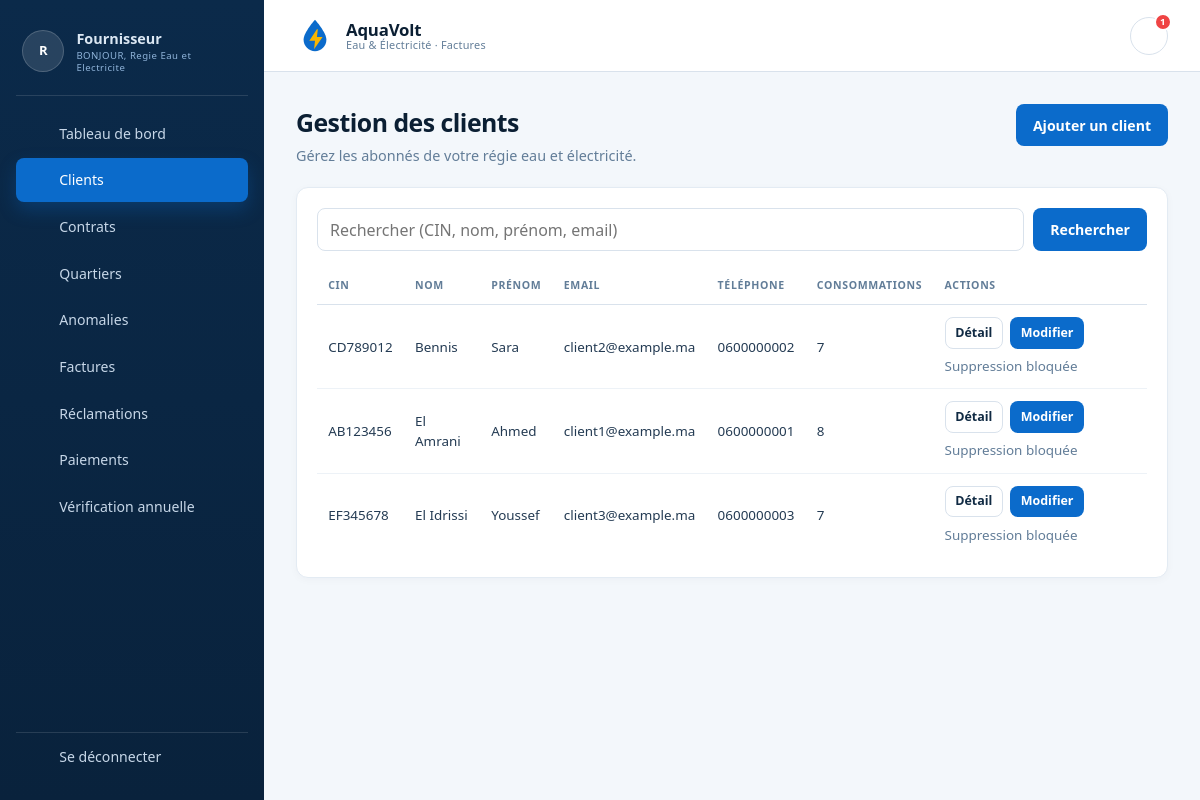
Page /Client/all (signed in) on the committed database.
### tables this page shows
CREATE TABLE client (
  id_client INT UNSIGNED NOT NULL AUTO_INCREMENT,
  id_fournisseur INT UNSIGNED NOT NULL,
  cin VARCHAR(20) NOT NULL,
  nom VARCHAR(100) NOT NULL,
  prenom VARCHAR(100) NOT NULL,
  adresse VARCHAR(255) NOT NULL,
  email VARCHAR(150) NOT NULL,
  mot_de_passe VARCHAR(255) NOT NULL,
  telephone VARCHAR(30) NULL,
  date_creation DATETIME NOT NULL DEFAULT CURRENT_TIMESTAMP,
  PRIMARY KEY (id_client),
  UNIQUE KEY uk_client_cin (cin),
  UNIQUE KEY uk_client_email (email),
  KEY idx_client_fournisseur (id_fournisseur),
  CONSTRAINT fk_client_fournisseur
    FOREIGN KEY (id_fournisseur) REFERENCES fournisseur (id_fournisseur)
    ON UPDATE CASCADE ON DELETE RESTRICT
);

### Traitement/Client.php (called while the page is built, shortened)
<?php
require_once __DIR__ . '/../BD/ClientBD.php';
function client_bd(): ClientBD
{
    return new ClientBD(db());
}
function client_exiger_fournisseur(): int
{
    return (int) $_SESSION['id_fournisseur'];
}
function client_all($id = null): void
{
    $idFournisseur = client_exiger_fournisseur();
    $search = trim((string) ($_GET['q'] ?? ''));
    $clients = client_bd()->lister($idFournisseur, $search);
    require ROOT . 'IHM/client/index.php';
}

### index.php (called while the page is built, shortened)
<?php
require_once ROOT . 'config/app.php';
require_once ROOT . 'BD/Connexion.php';
$url = trim((string) ($_GET['url'] ?? ''), '/');
$segments = $url === '' ? [] : explode('/', $url);
$controller = ucfirst(strtolower($segments[0] ?? 'Home'));
$action = strtolower($segments[1] ?? 'index');
$id = $segments[2] ?? null;
$function = strtolower($controller) . '_' . $action;
$function($id);

### BD/Connexion.php (called while the page is built, shortened)
<?php
function db(): mysqli
{
    $config = require ROOT . 'config/database.php';
    $link = mysqli_connect(
        $config['host'],
        $config['user'],
        $config['pass'],
        $config['dbname'],
        (int) $config['port']
    );
    mysqli_set_charset($link, $config['charset'] ?? 'utf8mb4');
    return $link;
}

### BD/ClientBD.php (called while the page is built, shortened)
<?php
final class ClientBD
{
    public function lister(int $idFournisseur, string $search = ''): array
    {
        $sql = 'SELECT c.id_client, c.id_fournisseur, c.cin, c.nom, c.prenom,
                       c.adresse, c.email, c.telephone, c.date_creation,
                       f.nom AS fournisseur_nom,
                       (SELECT COUNT(*)
                        FROM consommation co
                        WHERE co.id_client = c.id_client) AS nb_conso
                FROM client c
                JOIN fournisseur f ON f.id_fournisseur = c.id_fournisseur
                WHERE c.id_fournisseur = ?';
        $sql .= ' ORDER BY c.nom, c.prenom';
        $stmt = mysqli_prepare($this->db, $sql);
        if ($search !== '') {
            $like = '%' . $search . '%';
            mysqli_stmt_bind_param($stmt, 'issss', $idFournisseur, $like, $like, $like, $like);
        } else {
            mysqli_stmt_bind_param($stmt, 'i', $idFournisseur);
        }
        mysqli_stmt_execute($stmt);
        $resultat = mysqli_stmt_get_result($stmt);
        return mysqli_fetch_all($resultat, MYSQLI_ASSOC);
    }
}

### IHM/client/index.php (the view, shortened to what this page needs)
<?php require ROOT . 'IHM/layout/header.php'; ?>
<div class="page-head">
    <div>
        <h1>Gestion des clients</h1>
        <p>Gérez les abonnés de votre régie eau et électricité.</p>
    </div>
    <div class="page-head-actions">
        <a class="btn" href="<?= e(url('Client/add')) ?>">Ajouter un client</a>
    </div>
</div>
<section class="card">
    <form method="get" action="<?= e(url('Client/all')) ?>" class="search">
        <input type="search" name="q" placeholder="Rechercher (CIN, nom, prénom, email)"
               value="<?= e($search) ?>">
        <button type="submit" class="button">Rechercher</button>
    </form>
    <?php if ($clients === []): ?>
        <p>Aucun client enregistré pour ce fournisseur.</p>
    <?php else: ?>
        <div class="table-wrap">
        <table class="table">
            <thead>
                <tr>
                    <th>CIN</th>
                    <th>Nom</th>
                    <th>Prénom</th>
                    <th>Email</th>
                    <th>Téléphone</th>
                    <th>Consommations</th>
                    <th>Actions</th>
                </tr>
            </thead>
            <tbody>
            <?php foreach ($clients as $c): ?>
                <tr>
                    <td><?= e($c['cin']) ?></td>
                    <td><?= e($c['nom']) ?></td>
                    <td><?= e($c['prenom']) ?></td>
                    <td><?= e($c['email']) ?></td>
                    <td><?= e($c['telephone'] ?? '—') ?></td>
                    <td><?= (int) $c['nb_conso'] ?></td>
                    <td>
                        <div class="actions">
                            <a class="button button-small button-secondary"
                               href="<?= e(url('Client/one/' . (int) $c['id_client'])) ?>">
                                Détail
                            </a>
                            <a class="button button-small"
                               href="<?= e(url('Client/update/' . (int) $c['id_client'])) ?>">
                                Modifier
                            </a>
                            <?php if ((int) $c['nb_conso'] === 0): ?>
                                <form
                                    method="post"
                                    action="<?= e(url('Client/delete/' . (int) $c['id_client'])) ?>"
                                    onsubmit="return confirm('Supprimer ce client ?');"
                                >
                                    <input type="hidden" name="csrf" value="<?= e(csrf_token()) ?>">
                                    <button class="button button-small button-danger" type="submit">
                                        Supprimer
                                    </button>
                                </form>
                            <?php else: ?>
                                <span class="muted" title="Ce client possède des consommations">
                                    Suppression bloquée
                                </span>
                            <?php endif; ?>
                        </div>
                    </td>
                </tr>
            <?php endforeach; ?>
            </tbody>
        </table>
        </div>
    <?php endif; ?>
</section>
<?php require ROOT . 'IHM/layout/footer.php'; ?>

### assets/css/style.css (style rules this page uses)
:root { --navy: #0b2a4a; --navy-2: #0e355c; --primary: #0b6bcb; --primary-dark: #0857a6; --primary-soft: #e8f2fd; --bg: #f3f7fb; --surface: #ffffff; --ink: #102a43; --muted: #627d98; --border: #d9e2ec; --success: #1f7a4d; --success-bg: #e8f6ee; --danger: #b42318; --danger-bg: #fdecea; --warning: #b54708; --warning-bg: #fff4e5; --yellow: #f7b500; --shadow: 0 10px 30px rgba(16, 42, 67, 0.08); --radius: 12px; }
* { box-sizing: border-box; }
html { -webkit-text-size-adjust: 100%; }
body { margin: 0; font-family: system-ui, -apple-system, "Segoe UI", Roboto, sans-serif; background: var(--bg); color: var(--ink); line-height: 1.5; }
a { color: var(--primary); }
.app-body { background: var(--bg); }
.page-head { display: flex; align-items: flex-start; justify-content: space-between; gap: 1rem; margin-bottom: 1.25rem; }
.page-head h1 { margin: 0 0 0.25rem; font-size: 1.55rem; letter-spacing: -0.02em; color: #0b1f33; }
.page-head p { margin: 0; color: var(--muted); font-size: 0.9rem; }
.page-head-actions { display: flex; align-items: center; gap: 0.5rem; flex-wrap: wrap; }
.card { background: var(--surface); border: 1px solid #e3ebf3; border-radius: var(--radius); padding: 1.25rem; margin-bottom: 1rem; box-shadow: 0 2px 8px rgba(16, 42, 67, 0.03); }
.btn, .button { display: inline-flex; align-items: center; justify-content: center; gap: 0.45rem; padding: 0.6rem 1rem; border-radius: 8px; border: 1px solid transparent; background: var(--primary); color: #fff; font: inherit; font-size: 0.88rem; font-weight: 600; text-decoration: none; cursor: pointer; transition: background 0.15s, border-color 0.15s, color 0.15s; }
.btn-secondary, .button-secondary { background: #fff; color: var(--ink); border-color: var(--border); }
.btn-small, .button-small { padding: 0.35rem 0.6rem; font-size: 0.78rem; }
.muted { color: var(--muted); }
.table { width: 100%; border-collapse: collapse; }
.table th { padding: 0.65rem 0.7rem; border-bottom: 1px solid var(--border); text-align: left; font-size: 0.66rem; font-weight: 700; letter-spacing: 0.06em; text-transform: uppercase; color: var(--muted); }
.table td { padding: 0.75rem 0.7rem; border-bottom: 1px solid #edf2f7; font-size: 0.84rem; color: #243b53; vertical-align: middle; }
.table tbody tr:last-child td { border-bottom: 0; }
.search { display: flex; flex-wrap: wrap; gap: 0.6rem; margin-bottom: 1rem; }
.search input { flex: 1 1 240px; min-height: 42px; padding: 0.55rem 0.75rem; border: 1px solid var(--border); border-radius: 8px; background: #fff; color: var(--ink); font: inherit; }
.table-wrap { overflow-x: auto; -webkit-overflow-scrolling: touch; }
.actions { display: flex; flex-wrap: wrap; align-items: center; gap: 0.45rem; }

### rows in the picture
client: cin "CD789012", nom "Bennis", prenom "Sara", email "client2@example.ma", telephone "0600000002", nb_conso "7"
client: cin "AB123456", nom "El Amrani", prenom "Ahmed", email "client1@example.ma", telephone "0600000001", nb_conso "8"
client: cin "EF345678", nom "El Idrissi", prenom "Youssef", email "client3@example.ma", telephone "0600000003", nb_conso "7"

### other values in the picture
$initiales "R"
role_label($role) "Fournisseur"
$nomComplet !== '' ? $nomComplet : 'Utilisateur' "Regie Eau et Electricite"
APP_NAME "AquaVolt"
APP_TAGLINE "Eau & Électricité · Factures"
$notificationsNonLues "1"
